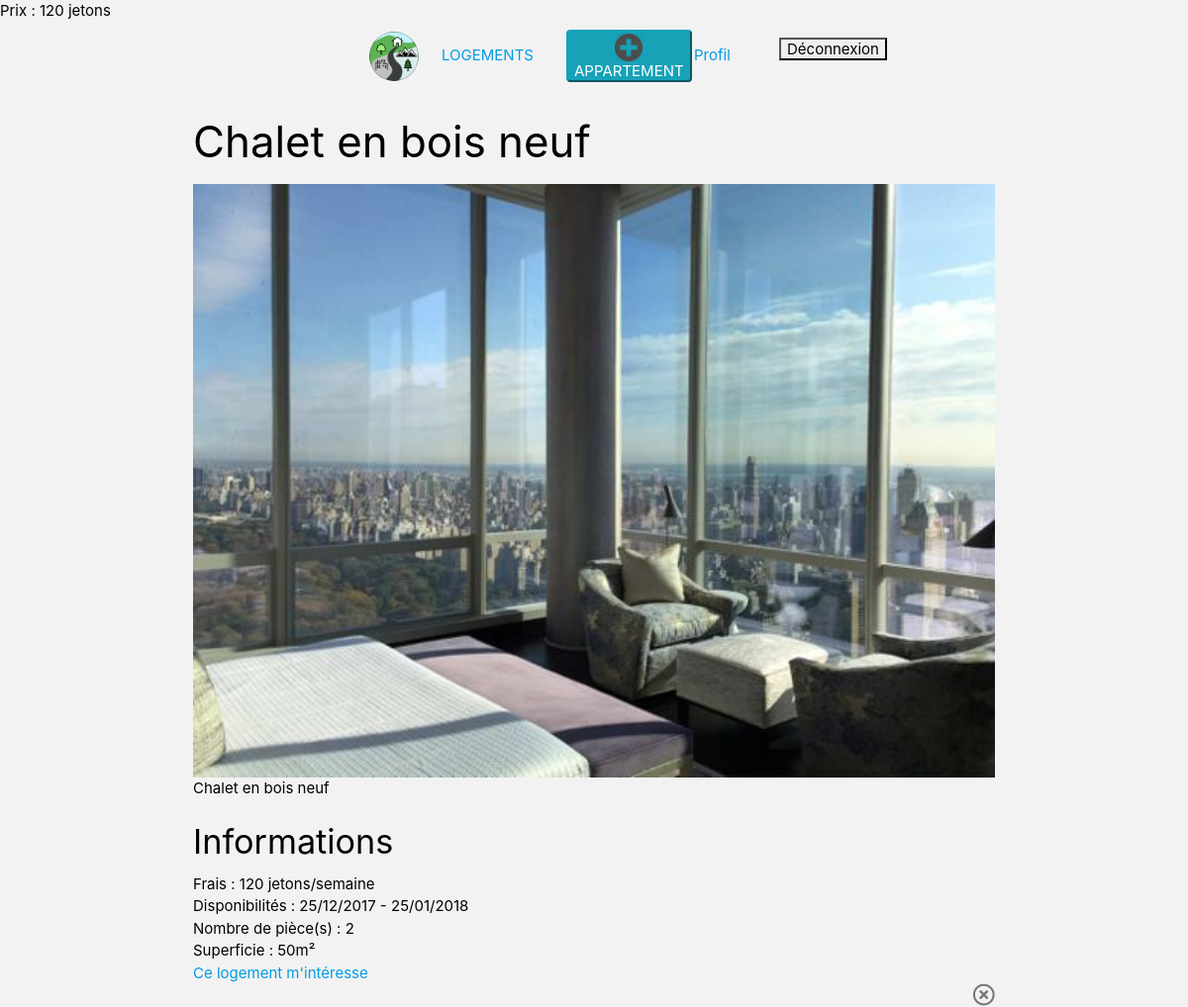
Page /controller/detailAppart.php?id=9 on the earlier database version.
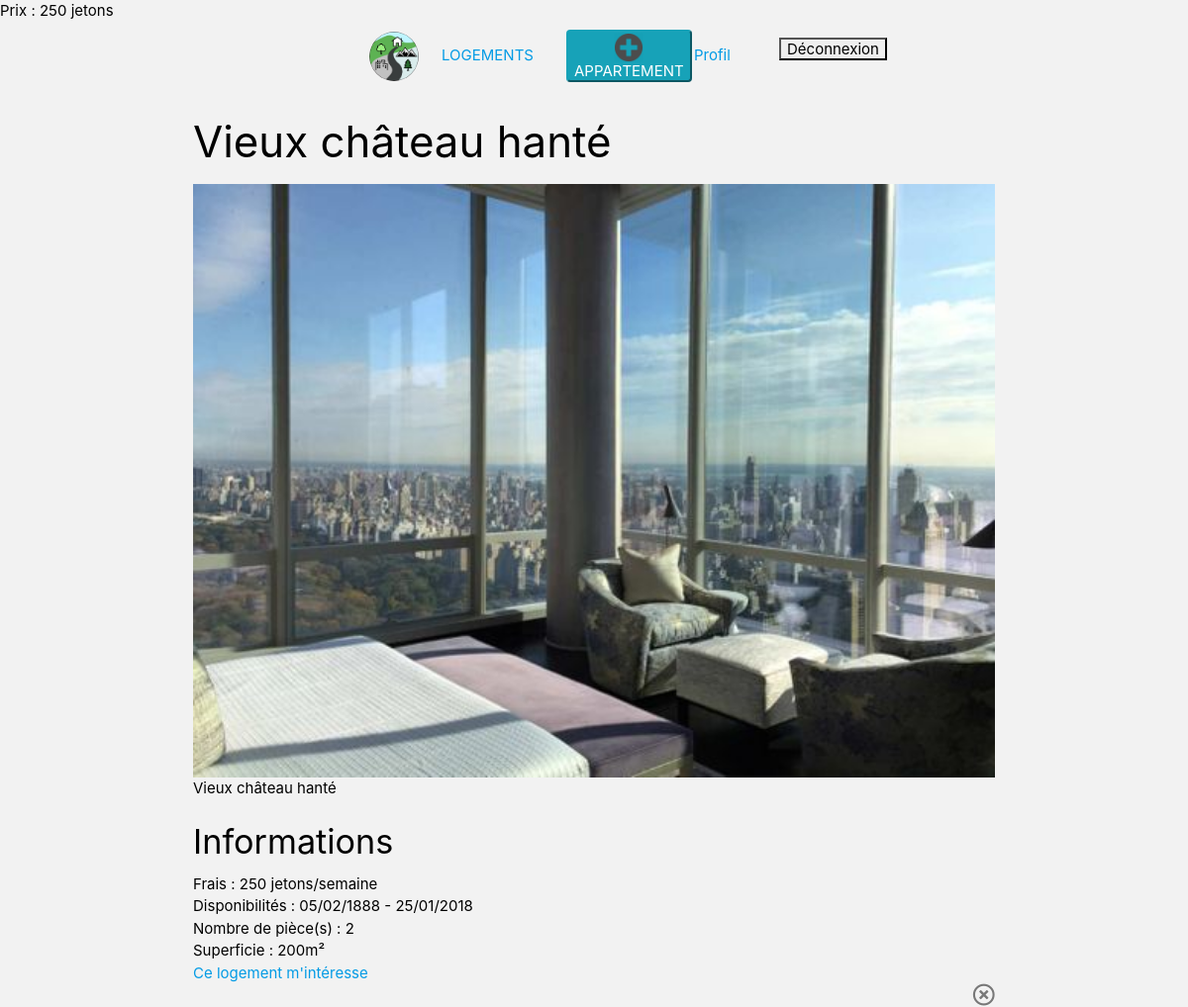
Same page on the later database version.
### tables this page shows
CREATE TABLE IF NOT EXISTS `appartements` (
  `id_appartement` int(11) NOT NULL AUTO_INCREMENT,
  `prix` int(11) NOT NULL,
  `description` varchar(180) NOT NULL,
  `etat` varchar(180) NOT NULL,
  `nbPiece` int(11) NOT NULL,
  `surface` int(11) NOT NULL,
  `meuble` tinyint(1) NOT NULL,
  `ind_energie` varchar(180) NOT NULL,
  `dateCreation` varchar(180) NOT NULL,
  `dateExpiration` varchar(180) NOT NULL,
  `message` varchar(255) NOT NULL,
  `statut` tinyint(1) NOT NULL,
  `FK_USERS` int(11) NOT NULL,
  `FK_QUARTIERS` int(11) NOT NULL,
  `FK_VILLES` int(11) NOT NULL,
  PRIMARY KEY (`id_appartement`),
  KEY `APPARTEMENTS_USERS_FK` (`FK_USERS`),
  KEY `APPARTEMENTS_QUARTIERS0_FK` (`FK_QUARTIERS`),
  KEY `APPARTEMENTS_VILLES1_FK` (`FK_VILLES`)
);

### controller/detailAppart.php (called while the page is built, shortened)
<?php
require_once("../model/mainModel.php");
if(isset($_GET) && count($_GET)>0) {
    $idAppart = $_GET['id'];
    $lobjAppart = GetAppart($idAppart);
}
require_once("../view/detailAppart.view.php");

### model/mainModel.php (called while the page is built, shortened)
<?php
function GetDataBase()
{
    $host = "localhost";
    $dbName = "lebonappart";
    $login = "root";
    $password = "";
    try {
        $bdd = new PDO('mysql:host=' . $host . ';dbname=' . $dbName . ';charset=utf8', $login, $password, array(PDO::ATTR_ERRMODE => PDO::ERRMODE_EXCEPTION));
    } catch (Exception $e) {
        $bdd = null;
        die('Erreur : ' . $e->getMessage());
    }
    return $bdd;
}
function GetAppart($idAppart)
{
    $lobjAppart = null;
    $bdd = GetDataBase();
    if ($bdd) {
        $lstrQuery = "SELECT * FROM appartements where id_appartement = :pId";
        $stmt = $bdd->prepare($lstrQuery);
        $stmt->bindParam(':pId', $idAppart);
        $stmt->execute();
        $lobjAppart = $stmt->fetch(PDO::FETCH_OBJ);
    }
    return $lobjAppart;
}

### view/detailAppart.view.php (the view, shortened to what this page needs)
    <div>
        Prix : <?php echo($lobjAppart->prix); ?> jetons
    </div>
    <div>
 <?php
require('../helper/header.php')
 ?>
<div id="mainContainer" class="container">
        <?php
        include("../helper/navbar.php")
        ?>
        <div id="contentContainer">
            <div class="articleBloc plain">
                <div class="itemsWrapper">
                    <div class="infoBloc">
                        <h3>
                            <?php
                            echo($lobjAppart->message);
                            ?>
                        </h3>
                        <div class="swiper-container">
                            <div class="swiper-wrapper">
                                <div class="swiper-slide">
                                    <a href="../assets/img/test1.jpg" target="_blank">
                                        <img src="../assets/img/test1.jpg" height='auto' width='100%'>
                                    </a>
                                </div>
                            </div>
                        </div>
                        <p>
                            <?php
                            echo($lobjAppart->message);
                            ?>
                        </p>
                    </div>
                    <div class="infoBloc alt">
                        <h4>Informations</h4>
                        <div class="info">
                            <span class="typeInfo">Frais : </span>
                            <?php
                            echo($lobjAppart->prix);
                            ?> jetons/semaine
                        </div>
                        <div class="info">
                            <span class="typeInfo">Disponibilités : </span>
                            <?php
                            echo($lobjAppart->dateCreation);
                            ?> - <?php
                            echo($lobjAppart->dateExpiration);
                            ?>
                        </div>
                        <div class="info">
                            <span class="typeInfo">Nombre de pièce(s) : </span>
                            <?php
                            echo($lobjAppart->nbPiece);
                            ?>
                        </div>
                        <div class="info">
                            <span class="typeInfo">Superficie : </span>
                            <?php
                            echo($lobjAppart->surface);
                            ?>m²
                        </div>
                        <div class="info">
                            <span class="typeInfo">
                                <a href="../controller/detailProprietaire.php?id=<?php echo($lobjAppart->FK_USERS) ?>">Ce logement m'intéresse</a>
                            </span>
                        </div>
                    </div>
                    <a href="../controller/listOfApparts.php" class="close">
                        <i class="far fa-times-circle"></i>
                    </a>
                </div>
            </div>
        </div>
    </div>

### helper/header.php (shortened to what this page needs)
<!DOCTYPE html>
<html lang="en">
<head>
    <link rel="stylesheet" type="text/css" href="/assets/css/myStyle.css">
    <link rel="stylesheet" href="https://use.fontawesome.com/releases/v5.3.1/css/all.css">
    <link rel="stylesheet" href="../assets/css/bootstrap.min.css">
    <link rel="stylesheet" href="../assets/css/materialize.min.css">
</head>
<body>

### helper/navbar.php (shortened to what this page needs)
<div class="navbar large">
    <div class="container navbar-container">
        <div class="row navbar-row">
            <div class="col-md-2">
                <div class="logo-pic"></div>
            </div>
            <div class="col-md-3">
                <div class="navbar-link-container">
                    <a href="/controller/listOfApparts.php"> <span class="navbar-link">LOGEMENTS</span></a>
                </div>
            </div>
            <div class="col-md-3">
                <button type="button" class="btn-info roundedAddBtn">
                    <a href="../controller/insertAppart.php" onclick="$('.addCreateDropdown').toggle();" class="white-text">
                        <img src="../assets/img/addcross.png" class="responsive-img addLogo " alt="">APPARTEMENT</a>
                </button>
            </div>
            <div class="col-md-2">
                <a href="../welcome.php">
                    <div class=""> Profil</div>
                </a>
            </div>
            <div class="col-md-2">
                <form action="" method="post">
                    <button type="submit" id="deconnexion" name="deconnexion" class="deconnection"> Déconnexion</button>
                </form>
            </div>
        </div>
    </div>
</div>

### assets/css/myStyle.css (style rules this page uses)
body { background-color: #F2F2F2!important; color: black!important; }
.navbar-row { margin-bottom: 0!important; display: flex; align-items: center; max-width: 1280px; }
.logo-pic { width: 50px; height: 50px; z-index: 2; margin-left: 16px; background: url("../img/logo.png") no-repeat; background-size: cover; border-radius: 100px; border: none; }
.navbar-link-container { display: flex; justify-content: space-around; align-items: center; position: relative; }
.roundedAddBtn { border-radius:4px; }
.addLogo { width: 2em; height: auto; }

Differences in the rows shown:
changed appartements: prix "120" → "250"; message "Chalet en bois neuf" → "Vieux château hanté"; dateCreation "25/12/2017" → "05/02/1888"; surface "50" → "200"
